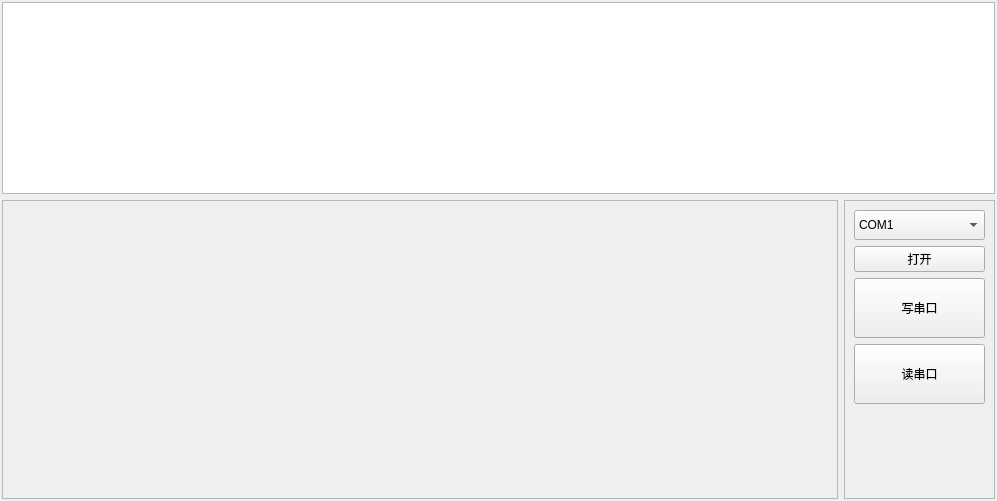
<?xml version="1.0" encoding="UTF-8"?>
<ui version="4.0">
 <class>InputForm</class>
 <widget class="QWidget" name="InputForm">
  <property name="geometry">
   <rect>
    <x>0</x>
    <y>0</y>
    <width>997</width>
    <height>501</height>
   </rect>
  </property>
  <property name="sizePolicy">
   <sizepolicy hsizetype="Preferred" vsizetype="Preferred">
    <horstretch>0</horstretch>
    <verstretch>0</verstretch>
   </sizepolicy>
  </property>
  <property name="windowTitle">
   <string>Form</string>
  </property>
  <layout class="QGridLayout" name="rootLayout" columnstretch="10,0,2">
   <property name="sizeConstraint">
    <enum>QLayout::SetDefaultConstraint</enum>
   </property>
   <property name="leftMargin">
    <number>2</number>
   </property>
   <property name="topMargin">
    <number>2</number>
   </property>
   <property name="rightMargin">
    <number>2</number>
   </property>
   <property name="bottomMargin">
    <number>2</number>
   </property>
   <item row="2" column="2">
    <widget class="QScrollArea" name="scrollAreaRight">
     <property name="enabled">
      <bool>true</bool>
     </property>
     <property name="sizePolicy">
      <sizepolicy hsizetype="Expanding" vsizetype="Expanding">
       <horstretch>1</horstretch>
       <verstretch>1</verstretch>
      </sizepolicy>
     </property>
     <property name="minimumSize">
      <size>
       <width>20</width>
       <height>10</height>
      </size>
     </property>
     <property name="sizeAdjustPolicy">
      <enum>QAbstractScrollArea::AdjustToContents</enum>
     </property>
     <property name="widgetResizable">
      <bool>true</bool>
     </property>
     <property name="alignment">
      <set>Qt::AlignLeading|Qt::AlignLeft|Qt::AlignTop</set>
     </property>
     <widget class="QWidget" name="scrollAreaWidgetContents_Right">
      <property name="geometry">
       <rect>
        <x>0</x>
        <y>0</y>
        <width>150</width>
        <height>299</height>
       </rect>
      </property>
      <layout class="QVBoxLayout" name="verticalLayout">
       <item>
        <widget class="QComboBox" name="comSelect">
         <property name="minimumSize">
          <size>
           <width>0</width>
           <height>30</height>
          </size>
         </property>
         <item>
          <property name="text">
           <string>COM1</string>
          </property>
         </item>
         <item>
          <property name="text">
           <string>COM2</string>
          </property>
         </item>
         <item>
          <property name="text">
           <string>COM3</string>
          </property>
         </item>
         <item>
          <property name="text">
           <string>COM4</string>
          </property>
         </item>
         <item>
          <property name="text">
           <string>COM5</string>
          </property>
         </item>
         <item>
          <property name="text">
           <string>COM6</string>
          </property>
         </item>
         <item>
          <property name="text">
           <string>COM7</string>
          </property>
         </item>
         <item>
          <property name="text">
           <string>COM8</string>
          </property>
         </item>
        </widget>
       </item>
       <item>
        <widget class="QPushButton" name="btnComState">
         <property name="sizePolicy">
          <sizepolicy hsizetype="Preferred" vsizetype="Preferred">
           <horstretch>0</horstretch>
           <verstretch>0</verstretch>
          </sizepolicy>
         </property>
         <property name="text">
          <string>打开</string>
         </property>
         <property name="icon">
          <iconset resource="resources.qrc">
           <normaloff>:/icon_/icons/connect.png</normaloff>
           <normalon>:/icon_/icons/connect.png</normalon>:/icon_/icons/connect.png</iconset>
         </property>
         <property name="iconSize">
          <size>
           <width>32</width>
           <height>32</height>
          </size>
         </property>
         <property name="default">
          <bool>false</bool>
         </property>
         <property name="flat">
          <bool>false</bool>
         </property>
        </widget>
       </item>
       <item>
        <widget class="QPushButton" name="btn_write">
         <property name="minimumSize">
          <size>
           <width>100</width>
           <height>60</height>
          </size>
         </property>
         <property name="text">
          <string>写串口</string>
         </property>
        </widget>
       </item>
       <item>
        <widget class="QPushButton" name="btn_read">
         <property name="minimumSize">
          <size>
           <width>100</width>
           <height>60</height>
          </size>
         </property>
         <property name="text">
          <string>读串口</string>
         </property>
        </widget>
       </item>
       <item>
        <spacer name="verticalSpacer">
         <property name="orientation">
          <enum>Qt::Vertical</enum>
         </property>
         <property name="sizeHint" stdset="0">
          <size>
           <width>20</width>
           <height>40</height>
          </size>
         </property>
        </spacer>
       </item>
      </layout>
     </widget>
    </widget>
   </item>
   <item row="2" column="0" colspan="2">
    <widget class="QScrollArea" name="scrollAreaLeft">
     <property name="sizePolicy">
      <sizepolicy hsizetype="Expanding" vsizetype="Expanding">
       <horstretch>1</horstretch>
       <verstretch>1</verstretch>
      </sizepolicy>
     </property>
     <property name="widgetResizable">
      <bool>true</bool>
     </property>
     <widget class="QWidget" name="scrollAreaWidgetContents_Left">
      <property name="geometry">
       <rect>
        <x>0</x>
        <y>0</y>
        <width>835</width>
        <height>299</height>
       </rect>
      </property>
     </widget>
    </widget>
   </item>
   <item row="1" column="0" colspan="3">
    <widget class="Console" name="console">
     <property name="styleSheet">
      <string notr="true">font: 75 12pt &quot;Arial&quot;;</string>
     </property>
    </widget>
   </item>
  </layout>
 </widget>
 <customwidgets>
  <customwidget>
   <class>Console</class>
   <extends>QPlainTextEdit</extends>
   <header location="global">console.h</header>
  </customwidget>
 </customwidgets>
 <resources>
  <include location="resources.qrc"/>
 </resources>
 <connections/>
</ui>
